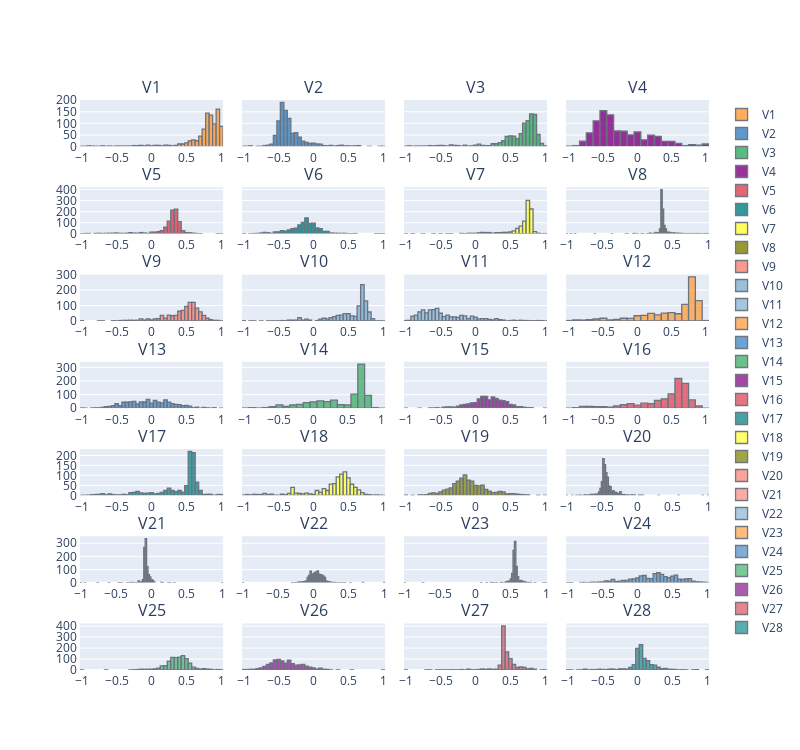

Source (notebook cell):
### Code cell
Normal = df3[df3["Class"] == 0]
Fraud = df3[df3["Class"] == 1]

RUSNormal = Normal.iloc[:df3[df3["Class"] == 1]["Class"].count()]
RUSFraud = Fraud
RUSdata = pd.concat([RUSNormal,RUSFraud])
RUSdata = shuffle(RUSdata)
scaler = MinMaxScaler(feature_range = (-1,1))
for i in range(1,29):
    RUSdata["V"+str(i)] = scaler.fit_transform(RUSdata["V"+str(i)].values.reshape(-1,1))
RUSdata.head()

plt.figure(figsize = (12,3),dpi = 100)

plt.subplot(1,2,1)
sns.countplot('Class',data = RUSdata, palette = "Set2")
plt.title('Class Distributions after RUS \n (0: Normal || 1: Fraud)', fontsize=14)

plt.subplot(1,2,2)
countdata = [RUSdata[RUSdata["Class"] == 0]["Class"].count(),RUSdata[RUSdata["Class"] == 1]["Class"].count()]
labelsdata = ["Normal","Fraud"]
colors = sns.color_palette('pastel')[0:2]
plt.pie(countdata, labels = labelsdata, colors = colors,autopct='%.2f%%')
plt.title("The Ratio between two classes after RUS")
plt.show()

# choose a few columns to see the distribution
Copydata = RUSdata[collist]
layout = go.Layout(
    autosize=False,
    width=800,
    height=750,
    xaxis= go.layout.XAxis(linewidth = 1),
    yaxis= go.layout.YAxis(linewidth = 1),
#margin=go.layout.Margin(l=50, r=50,b=100,t=100,pad = 4)
)
Copydata.iplot(kind='hist',              # choose the kind of histogram     
           subplots=True,               # plot a few subplots 
           shape = (7,4),
           horizontal_spacing=.03,       # set the horizontal space 
           fill=True,
           layout = layout,
           shared_yaxes = True,
           subplot_titles=True,        # set the subtitle 
           title='Data Distribution')
# using the Cufflinks package to plot a dynamic chart to visualize the distribution of some variables

### Figure 1 — Plotly figure (JSON) as saved in the notebook; plotly's stock layout.template omitted (floating-point values rounded to 4 significant figures; data arrays with more than 128 entries replaced by an {"elided": "..."} marker saying what was removed)
{"data": [{"histfunc": "count", "histnorm": "", "marker": {"color": "rgba(255, 153, 51, 1.0)", "line": {"color": "#4D5663", "width": 1.3}}, "name": "V1", "opacity": 0.8, "orientation": "v", "type": "histogram", "x": {"elided": "946 float values"}, "xaxis": "x", "yaxis": "y"}, {"histfunc": "count", "histnorm": "", "marker": {"color": "rgba(55, 128, 191, 1.0)", "line": {"color": "#4D5663", "width": 1.3}}, "name": "V2", "opacity": 0.8, "orientation": "v", "type": "histogram", "x": {"elided": "946 float values"}, "xaxis": "x2", "yaxis": "y2"}, {"histfunc": "count", "histnorm": "", "marker": {"color": "rgba(50, 171, 96, 1.0)", "line": {"color": "#4D5663", "width": 1.3}}, "name": "V3", "opacity": 0.8, "orientation": "v", "type": "histogram", "x": {"elided": "946 float values"}, "xaxis": "x3", "yaxis": "y3"}, {"histfunc": "count", "histnorm": "", "marker": {"color": "rgba(128, 0, 128, 1.0)", "line": {"color": "#4D5663", "width": 1.3}}, "name": "V4", "opacity": 0.8, "orientation": "v", "type": "histogram", "x": {"elided": "946 float values"}, "xaxis": "x4", "yaxis": "y4"}, {"histfunc": "count", "histnorm": "", "marker": {"color": "rgba(219, 64, 82, 1.0)", "line": {"color": "#4D5663", "width": 1.3}}, "name": "V5", "opacity": 0.8, "orientation": "v", "type": "histogram", "x": {"elided": "946 float values"}, "xaxis": "x5", "yaxis": "y5"}, {"histfunc": "count", "histnorm": "", "marker": {"color": "rgba(0, 128, 128, 1.0)", "line": {"color": "#4D5663", "width": 1.3}}, "name": "V6", "opacity": 0.8, "orientation": "v", "type": "histogram", "x": {"elided": "946 float values"}, "xaxis": "x6", "yaxis": "y6"}, {"histfunc": "count", "histnorm": "", "marker": {"color": "rgba(255, 255, 51, 1.0)", "line": {"color": "#4D5663", "width": 1.3}}, "name": "V7", "opacity": 0.8, "orientation": "v", "type": "histogram", "x": {"elided": "946 float values"}, "xaxis": "x7", "yaxis": "y7"}, {"histfunc": "count", "histnorm": "", "marker": {"color": "rgba(128, 128, 0, 1.0)", "line": {"color": "#4D5663", "width": 1.3}}, "name": "V8", "opacity": 0.8, "orientation": "v", "type": "histogram", "x": {"elided": "946 float values"}, "xaxis": "x8", "yaxis": "y8"}, {"histfunc": "count", "histnorm": "", "marker": {"color": "rgba(251, 128, 114, 1.0)", "line": {"color": "#4D5663", "width": 1.3}}, "name": "V9", "opacity": 0.8, "orientation": "v", "type": "histogram", "x": {"elided": "946 float values"}, "xaxis": "x9", "yaxis": "y9"}, {"histfunc": "count", "histnorm": "", "marker": {"color": "rgba(128, 177, 211, 1.0)", "line": {"color": "#4D5663", "width": 1.3}}, "name": "V10", "opacity": 0.8, "orientation": "v", "type": "histogram", "x": {"elided": "946 float values"}, "xaxis": "x10", "yaxis": "y10"}, {"histfunc": "count", "histnorm": "", "marker": {"color": "rgba(128, 177, 211, 0.8999999999999999)", "line": {"color": "#4D5663", "width": 1.3}}, "name": "V11", "opacity": 0.8, "orientation": "v", "type": "histogram", "x": {"elided": "946 float values"}, "xaxis": "x11", "yaxis": "y11"}, {"histfunc": "count", "histnorm": "", "marker": {"color": "rgba(255, 153, 51, 0.8999999999999999)", "line": {"color": "#4D5663", "width": 1.3}}, "name": "V12", "opacity": 0.8, "orientation": "v", "type": "histogram", "x": {"elided": "946 float values"}, "xaxis": "x12", "yaxis": "y12"}, {"histfunc": "count", "histnorm": "", "marker": {"color": "rgba(55, 128, 191, 0.8999999999999999)", "line": {"color": "#4D5663", "width": 1.3}}, "name": "V13", "opacity": 0.8, "orientation": "v", "type": "histogram", "x": {"elided": "946 float values"}, "xaxis": "x13", "yaxis": "y13"}, {"histfunc": "count", "histnorm": "", "marker": {"color": "rgba(50, 171, 96, 0.8999999999999999)", "line": {"color": "#4D5663", "width": 1.3}}, "name": "V14", "opacity": 0.8, "orientation": "v", "type": "histogram", "x": {"elided": "946 float values"}, "xaxis": "x14", "yaxis": "y14"}, {"histfunc": "count", "histnorm": "", "marker": {"color": "rgba(128, 0, 128, 0.8999999999999999)", "line": {"color": "#4D5663", "width": 1.3}}, "name": "V15", "opacity": 0.8, "orientation": "v", "type": "histogram", "x": {"elided": "946 float values"}, "xaxis": "x15", "yaxis": "y15"}, {"histfunc": "count", "histnorm": "", "marker": {"color": "rgba(219, 64, 82, 0.8999999999999999)", "line": {"color": "#4D5663", "width": 1.3}}, "name": "V16", "opacity": 0.8, "orientation": "v", "type": "histogram", "x": {"elided": "946 float values"}, "xaxis": "x16", "yaxis": "y16"}, {"histfunc": "count", "histnorm": "", "marker": {"color": "rgba(0, 128, 128, 0.8999999999999999)", "line": {"color": "#4D5663", "width": 1.3}}, "name": "V17", "opacity": 0.8, "orientation": "v", "type": "histogram", "x": {"elided": "946 float values"}, "xaxis": "x17", "yaxis": "y17"}, {"histfunc": "count", "histnorm": "", "marker": {"color": "rgba(255, 255, 51, 0.8999999999999999)", "line": {"color": "#4D5663", "width": 1.3}}, "name": "V18", "opacity": 0.8, "orientation": "v", "type": "histogram", "x": {"elided": "946 float values"}, "xaxis": "x18", "yaxis": "y18"}, {"histfunc": "count", "histnorm": "", "marker": {"color": "rgba(128, 128, 0, 0.8999999999999999)", "line": {"color": "#4D5663", "width": 1.3}}, "name": "V19", "opacity": 0.8, "orientation": "v", "type": "histogram", "x": {"elided": "946 float values"}, "xaxis": "x19", "yaxis": "y19"}, {"histfunc": "count", "histnorm": "", "marker": {"color": "rgba(251, 128, 114, 0.8999999999999999)", "line": {"color": "#4D5663", "width": 1.3}}, "name": "V20", "opacity": 0.8, "orientation": "v", "type": "histogram", "x": {"elided": "946 float values"}, "xaxis": "x20", "yaxis": "y20"}, {"histfunc": "count", "histnorm": "", "marker": {"color": "rgba(251, 128, 114, 0.7999999999999998)", "line": {"color": "#4D5663", "width": 1.3}}, "name": "V21", "opacity": 0.8, "orientation": "v", "type": "histogram", "x": {"elided": "946 float values"}, "xaxis": "x21", "yaxis": "y21"}, {"histfunc": "count", "histnorm": "", "marker": {"color": "rgba(128, 177, 211, 0.7999999999999998)", "line": {"color": "#4D5663", "width": 1.3}}, "name": "V22", "opacity": 0.8, "orientation": "v", "type": "histogram", "x": {"elided": "946 float values"}, "xaxis": "x22", "yaxis": "y22"}, {"histfunc": "count", "histnorm": "", "marker": {"color": "rgba(255, 153, 51, 0.7999999999999998)", "line": {"color": "#4D5663", "width": 1.3}}, "name": "V23", "opacity": 0.8, "orientation": "v", "type": "histogram", "x": {"elided": "946 float values"}, "xaxis": "x23", "yaxis": "y23"}, {"histfunc": "count", "histnorm": "", "marker": {"color": "rgba(55, 128, 191, 0.7999999999999998)", "line": {"color": "#4D5663", "width": 1.3}}, "name": "V24", "opacity": 0.8, "orientation": "v", "type": "histogram", "x": {"elided": "946 float values"}, "xaxis": "x24", "yaxis": "y24"}, {"histfunc": "count", "histnorm": "", "marker": {"color": "rgba(50, 171, 96, 0.7999999999999998)", "line": {"color": "#4D5663", "width": 1.3}}, "name": "V25", "opacity": 0.8, "orientation": "v", "type": "histogram", "x": {"elided": "946 float values"}, "xaxis": "x25", "yaxis": "y25"}, {"histfunc": "count", "histnorm": "", "marker": {"color": "rgba(128, 0, 128, 0.7999999999999998)", "line": {"color": "#4D5663", "width": 1.3}}, "name": "V26", "opacity": 0.8, "orientation": "v", "type": "histogram", "x": {"elided": "946 float values"}, "xaxis": "x26", "yaxis": "y26"}, {"histfunc": "count", "histnorm": "", "marker": {"color": "rgba(219, 64, 82, 0.7999999999999998)", "line": {"color": "#4D5663", "width": 1.3}}, "name": "V27", "opacity": 0.8, "orientation": "v", "type": "histogram", "x": {"elided": "946 float values"}, "xaxis": "x27", "yaxis": "y27"}, {"histfunc": "count", "histnorm": "", "marker": {"color": "rgba(0, 128, 128, 0.7999999999999998)", "line": {"color": "#4D5663", "width": 1.3}}, "name": "V28", "opacity": 0.8, "orientation": "v", "type": "histogram", "x": {"elided": "946 float values"}, "xaxis": "x28", "yaxis": "y28"}], "layout": {"annotations": [{"font": {"size": 16}, "showarrow": false, "text": "V1", "x": 0.1138, "xanchor": "center", "xref": "paper", "y": 1.0, "yanchor": "bottom", "yref": "paper"}, {"font": {"size": 16}, "showarrow": false, "text": "V2", "x": 0.3712, "xanchor": "center", "xref": "paper", "y": 1.0, "yanchor": "bottom", "yref": "paper"}, {"font": {"size": 16}, "showarrow": false, "text": "V3", "x": 0.6288, "xanchor": "center", "xref": "paper", "y": 1.0, "yanchor": "bottom", "yref": "paper"}, {"font": {"size": 16}, "showarrow": false, "text": "V4", "x": 0.8862, "xanchor": "center", "xref": "paper", "y": 1.0, "yanchor": "bottom", "yref": "paper"}, {"font": {"size": 16}, "showarrow": false, "text": "V5", "x": 0.1138, "xanchor": "center", "xref": "paper", "y": 0.8469, "yanchor": "bottom", "yref": "paper"}, {"font": {"size": 16}, "showarrow": false, "text": "V6", "x": 0.3712, "xanchor": "center", "xref": "paper", "y": 0.8469, "yanchor": "bottom", "yref": "paper"}, {"font": {"size": 16}, "showarrow": false, "text": "V7", "x": 0.6288, "xanchor": "center", "xref": "paper", "y": 0.8469, "yanchor": "bottom", "yref": "paper"}, {"font": {"size": 16}, "showarrow": false, "text": "V8", "x": 0.8862, "xanchor": "center", "xref": "paper", "y": 0.8469, "yanchor": "bottom", "yref": "paper"}, {"font": {"size": 16}, "showarrow": false, "text": "V9", "x": 0.1138, "xanchor": "center", "xref": "paper", "y": 0.6939, "yanchor": "bottom", "yref": "paper"}, {"font": {"size": 16}, "showarrow": false, "text": "V10", "x": 0.3712, "xanchor": "center", "xref": "paper", "y": 0.6939, "yanchor": "bottom", "yref": "paper"}, {"font": {"size": 16}, "showarrow": false, "text": "V11", "x": 0.6288, "xanchor": "center", "xref": "paper", "y": 0.6939, "yanchor": "bottom", "yref": "paper"}, {"font": {"size": 16}, "showarrow": false, "text": "V12", "x": 0.8862, "xanchor": "center", "xref": "paper", "y": 0.6939, "yanchor": "bottom", "yref": "paper"}, {"font": {"size": 16}, "showarrow": false, "text": "V13", "x": 0.1138, "xanchor": "center", "xref": "paper", "y": 0.5408, "yanchor": "bottom", "yref": "paper"}, {"font": {"size": 16}, "showarrow": false, "text": "V14", "x": 0.3712, "xanchor": "center", "xref": "paper", "y": 0.5408, "yanchor": "bottom", "yref": "paper"}, {"font": {"size": 16}, "showarrow": false, "text": "V15", "x": 0.6288, "xanchor": "center", "xref": "paper", "y": 0.5408, "yanchor": "bottom", "yref": "paper"}, {"font": {"size": 16}, "showarrow": false, "text": "V16", "x": 0.8862, "xanchor": "center", "xref": "paper", "y": 0.5408, "yanchor": "bottom", "yref": "paper"}, {"font": {"size": 16}, "showarrow": false, "text": "V17", "x": 0.1138, "xanchor": "center", "xref": "paper", "y": 0.3878, "yanchor": "bottom", "yref": "paper"}, {"font": {"size": 16}, "showarrow": false, "text": "V18", "x": 0.3712, "xanchor": "center", "xref": "paper", "y": 0.3878, "yanchor": "bottom", "yref": "paper"}, {"font": {"size": 16}, "showarrow": false, "text": "V19", "x": 0.6288, "xanchor": "center", "xref": "paper", "y": 0.3878, "yanchor": "bottom", "yref": "paper"}, {"font": {"size": 16}, "showarrow": false, "text": "V20", "x": 0.8862, "xanchor": "center", "xref": "paper", "y": 0.3878, "yanchor": "bottom", "yref": "paper"}, {"font": {"size": 16}, "showarrow": false, "text": "V21", "x": 0.1138, "xanchor": "center", "xref": "paper", "y": 0.2347, "yanchor": "bottom", "yref": "paper"}, {"font": {"size": 16}, "showarrow": false, "text": "V22", "x": 0.3712, "xanchor": "center", "xref": "paper", "y": 0.2347, "yanchor": "bottom", "yref": "paper"}, {"font": {"size": 16}, "showarrow": false, "text": "V23", "x": 0.6288, "xanchor": "center", "xref": "paper", "y": 0.2347, "yanchor": "bottom", "yref": "paper"}, {"font": {"size": 16}, "showarrow": false, "text": "V24", "x": 0.8862, "xanchor": "center", "xref": "paper", "y": 0.2347, "yanchor": "bottom", "yref": "paper"}, {"font": {"size": 16}, "showarrow": false, "text": "V25", "x": 0.1138, "xanchor": "center", "xref": "paper", "y": 0.08163, "yanchor": "bottom", "yref": "paper"}, {"font": {"size": 16}, "showarrow": false, "text": "V26", "x": 0.3712, "xanchor": "center", "xref": "paper", "y": 0.08163, "yanchor": "bottom", "yref": "paper"}, {"font": {"size": 16}, "showarrow": false, "text": "V27", "x": 0.6288, "xanchor": "center", "xref": "paper", "y": 0.08163, "yanchor": "bottom", "yref": "paper"}, {"font": {"size": 16}, "showarrow": false, "text": "V28", "x": 0.8862, "xanchor": "center", "xref": "paper", "y": 0.08163, "yanchor": "bottom", "yref": "paper"}], "autosize": false, "barmode": "overlay", "height": 750, "width": 800, "xaxis": {"anchor": "y", "domain": [0, 0.2275], "linewidth": 1}, "xaxis10": {"anchor": "y10", "domain": [0.2575, 0.485], "linewidth": 1}, "xaxis11": {"anchor": "y11", "domain": [0.515, 0.7425], "linewidth": 1}, "xaxis12": {"anchor": "y12", "domain": [0.7725, 1], "linewidth": 1}, "xaxis13": {"anchor": "y13", "domain": [0, 0.2275], "linewidth": 1}, "xaxis14": {"anchor": "y14", "domain": [0.2575, 0.485], "linewidth": 1}, "xaxis15": {"anchor": "y15", "domain": [0.515, 0.7425], "linewidth": 1}, "xaxis16": {"anchor": "y16", "domain": [0.7725, 1], "linewidth": 1}, "xaxis17": {"anchor": "y17", "domain": [0, 0.2275], "linewidth": 1}, "xaxis18": {"anchor": "y18", "domain": [0.2575, 0.485], "linewidth": 1}, "xaxis19": {"anchor": "y19", "domain": [0.515, 0.7425], "linewidth": 1}, "xaxis2": {"anchor": "y2", "domain": [0.2575, 0.485], "linewidth": 1}, "xaxis20": {"anchor": "y20", "domain": [0.7725, 1], "linewidth": 1}, "xaxis21": {"anchor": "y21", "domain": [0, 0.2275], "linewidth": 1}, "xaxis22": {"anchor": "y22", "domain": [0.2575, 0.485], "linewidth": 1}, "xaxis23": {"anchor": "y23", "domain": [0.515, 0.7425], "linewidth": 1}, "xaxis24": {"anchor": "y24", "domain": [0.7725, 1], "linewidth": 1}, "xaxis25": {"anchor": "y25", "domain": [0, 0.2275], "linewidth": 1}, "xaxis26": {"anchor": "y26", "domain": [0.2575, 0.485], "linewidth": 1}, "xaxis27": {"anchor": "y27", "domain": [0.515, 0.7425], "linewidth": 1}, "xaxis28": {"anchor": "y28", "domain": [0.7725, 1], "linewidth": 1}, "xaxis3": {"anchor": "y3", "domain": [0.515, 0.7425], "linewidth": 1}, "xaxis4": {"anchor": "y4", "domain": [0.7725, 1], "linewidth": 1}, "xaxis5": {"anchor": "y5", "domain": [0, 0.2275], "linewidth": 1}, "xaxis6": {"anchor": "y6", "domain": [0.2575, 0.485], "linewidth": 1}, "xaxis7": {"anchor": "y7", "domain": [0.515, 0.7425], "linewidth": 1}, "xaxis8": {"anchor": "y8", "domain": [0.7725, 1], "linewidth": 1}, "xaxis9": {"anchor": "y9", "domain": [0, 0.2275], "linewidth": 1}, "yaxis": {"anchor": "x", "domain": [0.9184, 1.0], "linewidth": 1}, "yaxis10": {"anchor": "x10", "domain": [0.6122, 0.6939], "linewidth": 1, "matches": "y9", "showticklabels": false}, "yaxis11": {"anchor": "x11", "domain": [0.6122, 0.6939], "linewidth": 1, "matches": "y9", "showticklabels": false}, "yaxis12": {"anchor": "x12", "domain": [0.6122, 0.6939], "linewidth": 1, "matches": "y9", "showticklabels": false}, "yaxis13": {"anchor": "x13", "domain": [0.4592, 0.5408], "linewidth": 1}, "yaxis14": {"anchor": "x14", "domain": [0.4592, 0.5408], "linewidth": 1, "matches": "y13", "showticklabels": false}, "yaxis15": {"anchor": "x15", "domain": [0.4592, 0.5408], "linewidth": 1, "matches": "y13", "showticklabels": false}, "yaxis16": {"anchor": "x16", "domain": [0.4592, 0.5408], "linewidth": 1, "matches": "y13", "showticklabels": false}, "yaxis17": {"anchor": "x17", "domain": [0.3061, 0.3878], "linewidth": 1}, "yaxis18": {"anchor": "x18", "domain": [0.3061, 0.3878], "linewidth": 1, "matches": "y17", "showticklabels": false}, "yaxis19": {"anchor": "x19", "domain": [0.3061, 0.3878], "linewidth": 1, "matches": "y17", "showticklabels": false}, "yaxis2": {"anchor": "x2", "domain": [0.9184, 1.0], "linewidth": 1, "matches": "y", "showticklabels": false}, "yaxis20": {"anchor": "x20", "domain": [0.3061, 0.3878], "linewidth": 1, "matches": "y17", "showticklabels": false}, "yaxis21": {"anchor": "x21", "domain": [0.1531, 0.2347], "linewidth": 1}, "yaxis22": {"anchor": "x22", "domain": [0.1531, 0.2347], "linewidth": 1, "matches": "y21", "showticklabels": false}, "yaxis23": {"anchor": "x23", "domain": [0.1531, 0.2347], "linewidth": 1, "matches": "y21", "showticklabels": false}, "yaxis24": {"anchor": "x24", "domain": [0.1531, 0.2347], "linewidth": 1, "matches": "y21", "showticklabels": false}, "yaxis25": {"anchor": "x25", "domain": [0, 0.08163], "linewidth": 1}, "yaxis26": {"anchor": "x26", "domain": [0, 0.08163], "linewidth": 1, "matches": "y25", "showticklabels": false}, "yaxis27": {"anchor": "x27", "domain": [0, 0.08163], "linewidth": 1, "matches": "y25", "showticklabels": false}, "yaxis28": {"anchor": "x28", "domain": [0, 0.08163], "linewidth": 1, "matches": "y25", "showticklabels": false}, "yaxis3": {"anchor": "x3", "domain": [0.9184, 1.0], "linewidth": 1, "matches": "y", "showticklabels": false}, "yaxis4": {"anchor": "x4", "domain": [0.9184, 1.0], "linewidth": 1, "matches": "y", "showticklabels": false}, "yaxis5": {"anchor": "x5", "domain": [0.7653, 0.8469], "linewidth": 1}, "yaxis6": {"anchor": "x6", "domain": [0.7653, 0.8469], "linewidth": 1, "matches": "y5", "showticklabels": false}, "yaxis7": {"anchor": "x7", "domain": [0.7653, 0.8469], "linewidth": 1, "matches": "y5", "showticklabels": false}, "yaxis8": {"anchor": "x8", "domain": [0.7653, 0.8469], "linewidth": 1, "matches": "y5", "showticklabels": false}, "yaxis9": {"anchor": "x9", "domain": [0.6122, 0.6939], "linewidth": 1}}}
